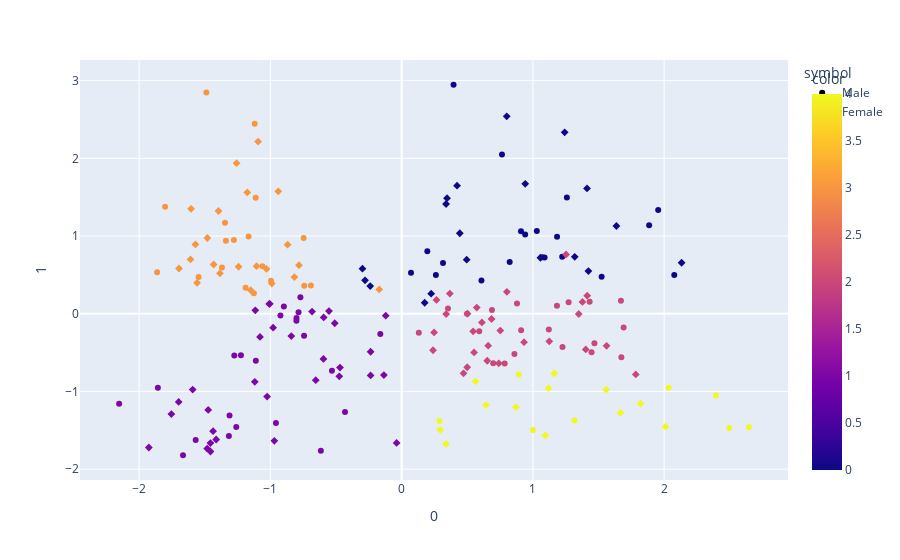

Here is the notebook cell this chart was saved with:
### Code cell
fig = px.scatter(principalComponents, x=0, y=1, color=finalDf['Cluster'], symbol= clustered_data_5['Gender'])
fig.show()
